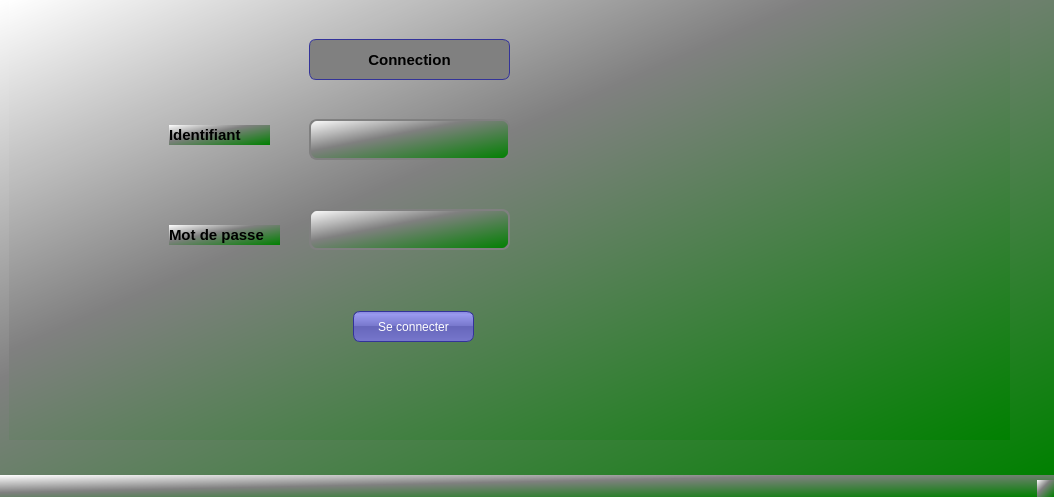
<?xml version="1.0" encoding="UTF-8"?>
<ui version="4.0">
 <class>MainWindow</class>
 <widget class="QMainWindow" name="MainWindow">
  <property name="geometry">
   <rect>
    <x>0</x>
    <y>0</y>
    <width>1054</width>
    <height>497</height>
   </rect>
  </property>
  <property name="windowTitle">
   <string>MainWindow</string>
  </property>
  <property name="styleSheet">
   <string notr="true">
background-color: qlineargradient(x1: 0, y1: 0, x2: 1, y2: 1,stop: 0 white, stop: 0.4 gray,stop: 1 green);
</string>
  </property>
  <widget class="QWidget" name="centralwidget">
   <widget class="QStackedWidget" name="stackedWidget">
    <property name="geometry">
     <rect>
      <x>9</x>
      <y>-1</y>
      <width>1001</width>
      <height>441</height>
     </rect>
    </property>
    <property name="styleSheet">
     <string notr="true">
background-color: qlineargradient(x1: 0, y1: 0, x2: 1, y2: 1,stop: 0 white, stop: 0.4 gray,stop: 1 green);
</string>
    </property>
    <property name="currentIndex">
     <number>0</number>
    </property>
    <widget class="QWidget" name="page">
     <property name="styleSheet">
      <string notr="true">QLineEdit {
padding: 1px;
border-style: solid;
border: 2px solid gray;
border-radius: 8px;
}
QLabel {
font-weight: bold;
font-size: 15px;
}</string>
     </property>
     <widget class="QLabel" name="label">
      <property name="geometry">
       <rect>
        <x>300</x>
        <y>40</y>
        <width>201</width>
        <height>41</height>
       </rect>
      </property>
      <property name="styleSheet">
       <string notr="true">background-color: grey;
border-width: 1px;
border-color: #339;
border-style: solid;
border-radius: 7;</string>
      </property>
      <property name="text">
       <string>Connection</string>
      </property>
      <property name="alignment">
       <set>Qt::AlignCenter</set>
      </property>
     </widget>
     <widget class="QLineEdit" name="lineEdit_identifiant">
      <property name="geometry">
       <rect>
        <x>300</x>
        <y>120</y>
        <width>201</width>
        <height>41</height>
       </rect>
      </property>
      <property name="styleSheet">
       <string notr="true">padding: 1px;
border-style: solid;
border: 2px solid gray;
border-radius: 8px;</string>
      </property>
     </widget>
     <widget class="QLineEdit" name="lineEdit_password">
      <property name="geometry">
       <rect>
        <x>300</x>
        <y>210</y>
        <width>201</width>
        <height>41</height>
       </rect>
      </property>
      <property name="echoMode">
       <enum>QLineEdit::Password</enum>
      </property>
     </widget>
     <widget class="QPushButton" name="pushButton_connexion">
      <property name="geometry">
       <rect>
        <x>344</x>
        <y>312</y>
        <width>121</width>
        <height>31</height>
       </rect>
      </property>
      <property name="styleSheet">
       <string notr="true">color: white;
background-color: QLinearGradient( x1: 0, y1: 0, x2: 0, y2: 1, stop: 0 #88d, stop: 0.1 #99e, stop: 0.49 #77c, stop: 0.5 #66b, stop: 1 #77c);
border-width: 1px;
border-color: #339;
border-style: solid;
border-radius: 7;</string>
      </property>
      <property name="text">
       <string>Se connecter</string>
      </property>
     </widget>
     <widget class="QLabel" name="label_2">
      <property name="geometry">
       <rect>
        <x>160</x>
        <y>126</y>
        <width>101</width>
        <height>20</height>
       </rect>
      </property>
      <property name="text">
       <string>Identifiant</string>
      </property>
     </widget>
     <widget class="QLabel" name="label_3">
      <property name="geometry">
       <rect>
        <x>160</x>
        <y>226</y>
        <width>111</width>
        <height>20</height>
       </rect>
      </property>
      <property name="text">
       <string>Mot de passe</string>
      </property>
     </widget>
    </widget>
    <widget class="QWidget" name="page_2">
     <widget class="QWidget" name="layoutWidget">
      <property name="geometry">
       <rect>
        <x>30</x>
        <y>20</y>
        <width>161</width>
        <height>421</height>
       </rect>
      </property>
      <layout class="QVBoxLayout" name="verticalLayout">
       <item>
        <widget class="QPushButton" name="pushButton_ouvriers">
         <property name="styleSheet">
          <string notr="true">color: black;
background-color: qlineargradient(x1: 0, y1: 0, x2: 1, y2: 1,stop: 0 white, stop: 0.4 gray,stop: 1 green);
border-width: 1px;
border-color: #339;
border-style: solid;
border-radius: 7;
padding: 3px;
font-size: 15px;</string>
         </property>
         <property name="text">
          <string>Ouvriers</string>
         </property>
        </widget>
       </item>
       <item>
        <widget class="QPushButton" name="pushButton_animaux">
         <property name="styleSheet">
          <string notr="true">color: black;
background-color: qlineargradient(x1: 0, y1: 0, x2: 1, y2: 1,stop: 0 white, stop: 0.4 gray,stop: 1 green);
border-width: 1px;
border-color: #339;
border-style: solid;
border-radius: 7;
padding: 3px;
font-size: 15px;</string>
         </property>
         <property name="text">
          <string>Animaux</string>
         </property>
        </widget>
       </item>
       <item>
        <widget class="QPushButton" name="pushButton_nouritures">
         <property name="styleSheet">
          <string notr="true">color: black;
background-color: qlineargradient(x1: 0, y1: 0, x2: 1, y2: 1,stop: 0 white, stop: 0.4 gray,stop: 1 green);
border-width: 1px;
border-color: #339;
border-style: solid;
border-radius: 7;
padding: 3px;
font-size: 15px;</string>
         </property>
         <property name="text">
          <string>Nourritures</string>
         </property>
        </widget>
       </item>
       <item>
        <widget class="QPushButton" name="pushButton_materiels">
         <property name="styleSheet">
          <string notr="true">color: black;
background-color: qlineargradient(x1: 0, y1: 0, x2: 1, y2: 1,stop: 0 white, stop: 0.4 gray,stop: 1 green);
border-width: 1px;
border-color: #339;
border-style: solid;
border-radius: 7;
padding: 3px;
font-size: 15px;</string>
         </property>
         <property name="text">
          <string>Matériels</string>
         </property>
        </widget>
       </item>
       <item>
        <widget class="QPushButton" name="pushButton_commandes">
         <property name="styleSheet">
          <string notr="true">color: black;
background-color: qlineargradient(x1: 0, y1: 0, x2: 1, y2: 1,stop: 0 white, stop: 0.4 gray,stop: 1 green);
border-width: 1px;
border-color: #339;
border-style: solid;
border-radius: 7;
padding: 3px;
font-size: 15px;</string>
         </property>
         <property name="text">
          <string>Commandes</string>
         </property>
        </widget>
       </item>
       <item>
        <widget class="QPushButton" name="pushButton_productions">
         <property name="styleSheet">
          <string notr="true">color: black;
background-color: qlineargradient(x1: 0, y1: 0, x2: 1, y2: 1,stop: 0 white, stop: 0.4 gray,stop: 1 green);
border-width: 1px;
border-color: #339;
border-style: solid;
border-radius: 7;
padding: 3px;
font-size: 15px;</string>
         </property>
         <property name="text">
          <string>Productions</string>
         </property>
        </widget>
       </item>
      </layout>
     </widget>
    </widget>
   </widget>
  </widget>
  <widget class="QMenuBar" name="menubar">
   <property name="geometry">
    <rect>
     <x>0</x>
     <y>0</y>
     <width>1054</width>
     <height>22</height>
    </rect>
   </property>
  </widget>
  <widget class="QStatusBar" name="statusbar"/>
 </widget>
 <resources/>
 <connections/>
</ui>
